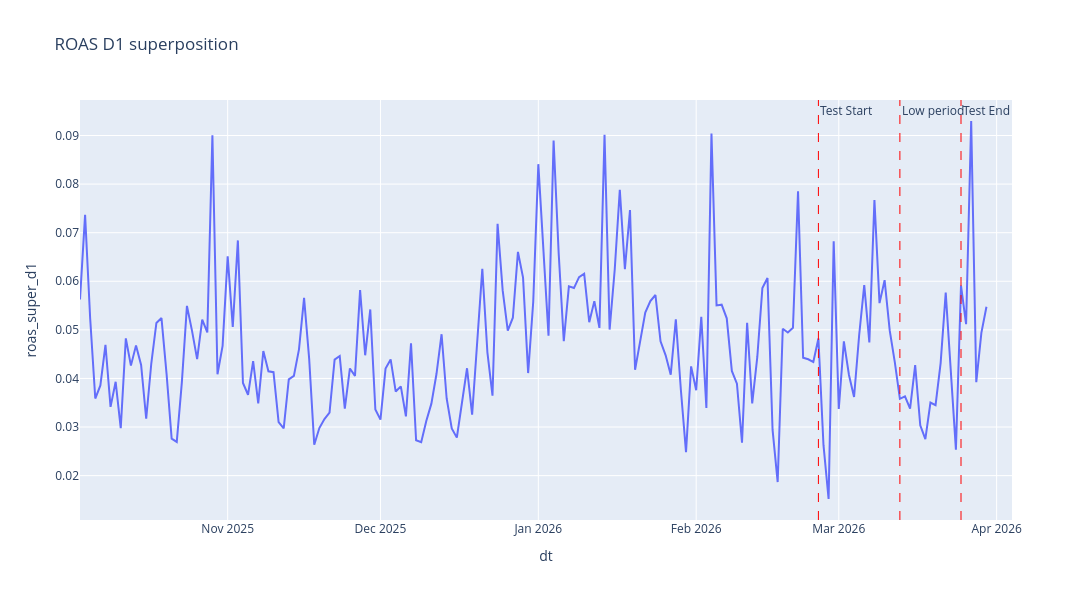

Source (notebook cell):
### Code cell
import plotly.express as px

fig = px.line(roas_metrics_total, 
              x='dt', 
              y='roas_super_d1',
              title='ROAS D1 superposition',
              width=1200,
              height=600)

fig.add_vline(
    x=pd.Timestamp('2026-02-25').timestamp() * 1000, 
    line_dash='dash', 
    line_color='red', 
    line_width=1,
    annotation_text='Test Start', 
    annotation_position='top right')

fig.add_vline(
    x=pd.Timestamp('2026-03-13').timestamp() * 1000, 
    line_dash='dash', 
    line_color='red', 
    line_width=1,
    annotation_text='Low period', 
    annotation_position='top right')

fig.add_vline(
    x=pd.Timestamp('2026-03-25').timestamp() * 1000, 
    line_dash='dash', 
    line_color='red', 
    line_width=1,
    annotation_text='Test End', 
    annotation_position='top right')

fig.show()

### Figure 1 — Plotly figure (JSON) as saved in the notebook; plotly's stock layout.template omitted (floating-point values rounded to 4 significant figures; data arrays with more than 128 entries replaced by an {"elided": "..."} marker saying what was removed)
{"data": [{"hovertemplate": "dt=%{x}<br>roas_super_d1=%{y}<extra></extra>", "legendgroup": "", "line": {"color": "#636efa", "dash": "solid"}, "marker": {"symbol": "circle"}, "mode": "lines", "name": "", "orientation": "v", "showlegend": false, "type": "scatter", "x": {"elided": "179 str values"}, "xaxis": "x", "y": {"elided": "179 float values"}, "yaxis": "y"}], "layout": {"annotations": [{"showarrow": false, "text": "Test Start", "x": 1771977600000, "xanchor": "left", "xref": "x", "y": 1, "yanchor": "top", "yref": "y domain"}, {"showarrow": false, "text": "Low period", "x": 1773360000000, "xanchor": "left", "xref": "x", "y": 1, "yanchor": "top", "yref": "y domain"}, {"showarrow": false, "text": "Test End", "x": 1774396800000, "xanchor": "left", "xref": "x", "y": 1, "yanchor": "top", "yref": "y domain"}], "height": 600, "legend": {"tracegroupgap": 0}, "shapes": [{"line": {"color": "red", "dash": "dash", "width": 1}, "type": "line", "x0": 1771977600000, "x1": 1771977600000, "xref": "x", "y0": 0, "y1": 1, "yref": "y domain"}, {"line": {"color": "red", "dash": "dash", "width": 1}, "type": "line", "x0": 1773360000000, "x1": 1773360000000, "xref": "x", "y0": 0, "y1": 1, "yref": "y domain"}, {"line": {"color": "red", "dash": "dash", "width": 1}, "type": "line", "x0": 1774396800000, "x1": 1774396800000, "xref": "x", "y0": 0, "y1": 1, "yref": "y domain"}], "title": {"text": "ROAS D1 superposition"}, "width": 1200, "xaxis": {"anchor": "y", "domain": [0, 1], "title": {"text": "dt"}}, "yaxis": {"anchor": "x", "domain": [0, 1], "title": {"text": "roas_super_d1"}}}}
